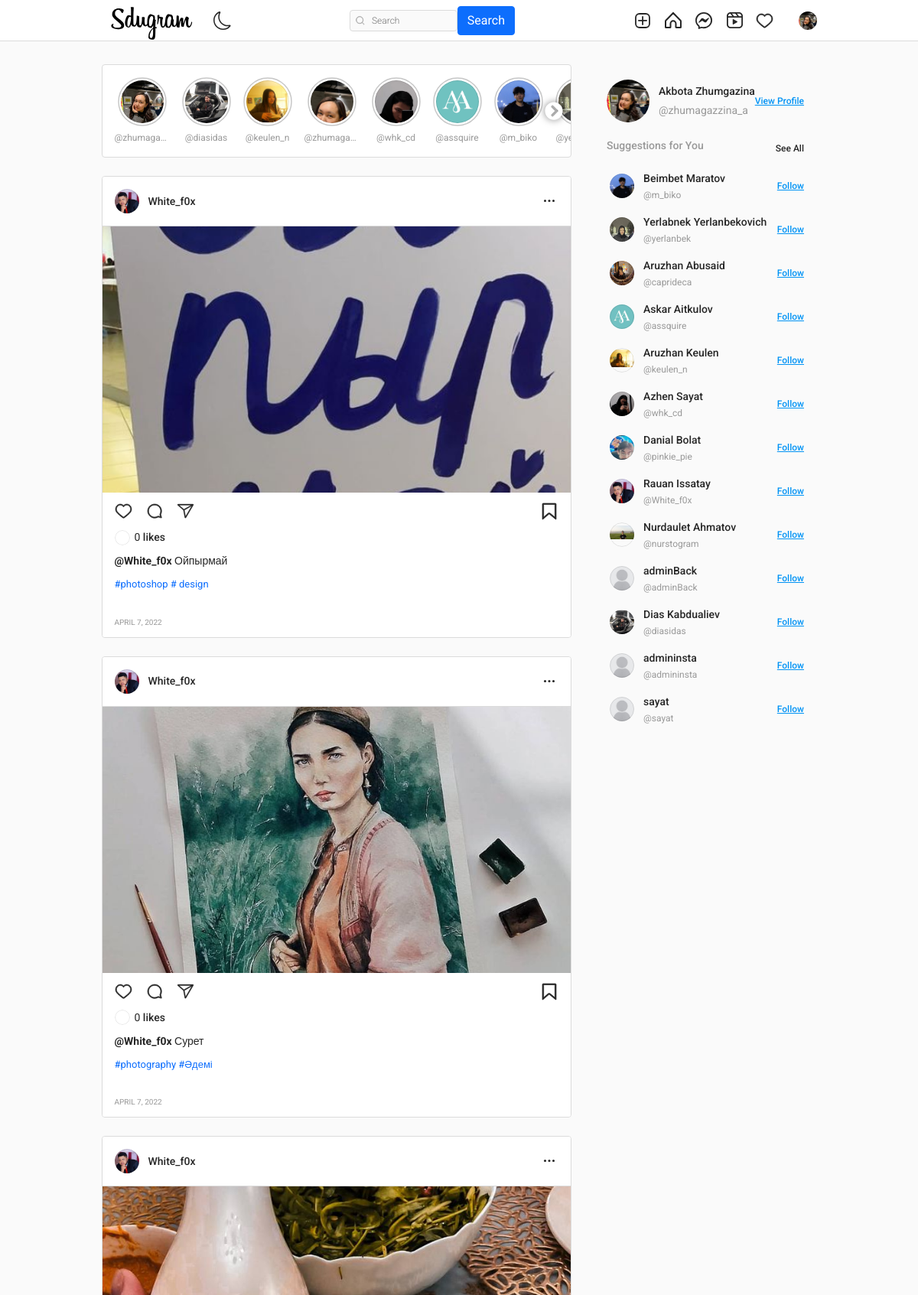
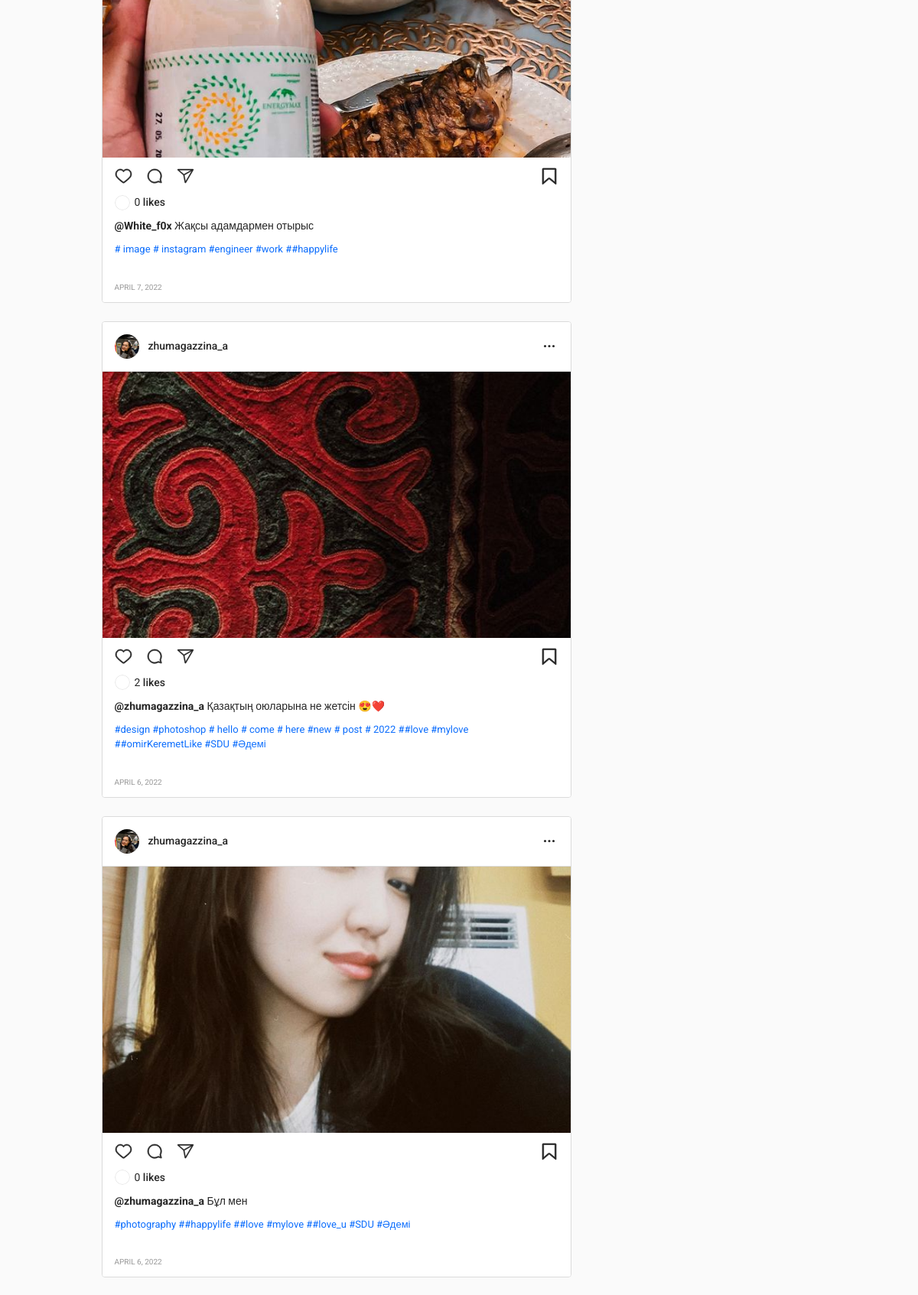
The app's page / (signed in, upper part) with its own data (2 pictures, top to bottom).
### authy/models.py (models this page shows, shortened)
class Profile(models.Model):
    user = models.OneToOneField(User, related_name='profile', on_delete=models.CASCADE)
    image = models.ImageField(upload_to="profile_pciture", null=True, default="default.jpg")
    first_name = models.CharField(max_length=200, null=True, blank=True)
    last_name = models.CharField(max_length=200, null=True, blank=True)
    bio = models.CharField(max_length=200, null=True, blank=True)
    location = models.CharField(max_length=200, null=True, blank=True)
    url = models.URLField(max_length=200, null=True, blank=True)
    favourite = models.ManyToManyField(Post, blank=True)

### post/models.py (models this page shows, shortened)
class Post(models.Model):
    id = models.UUIDField(primary_key=True, default=uuid.uuid4, editable=False)
    picture = models.ImageField(upload_to=user_directory_path, verbose_name="Picture")
    caption = models.CharField(max_length=10000, verbose_name="Caption")
    posted = models.DateField(auto_now_add=True)
    tags = models.ManyToManyField(Tag, related_name="tags")
    user = models.ForeignKey(User, on_delete=models.CASCADE)
    likes = models.IntegerField(default=0)

class Tag(models.Model):
    title = models.CharField(max_length=75, verbose_name='Tag')
    slug = models.SlugField(null=False, unique=True, default=uuid.uuid1)
    class Meta:
        verbose_name = 'Tag'
        verbose_name_plural = 'Tags'
    def get_absolute_url(self):
        return reverse('tags', args=[self.slug])
    def __str__(self):
        return self.title

### post/views.py (the view)
# urls.py: path('', index, name='index'),
@login_required
def index(request):
    user = request.user
    user = request.user
    all_users = User.objects.all()
    follow_status = Follow.objects.filter(following=user, follower=request.user).exists()
    profile = Profile.objects.all()
    posts = Stream.objects.filter(user=user)
    group_ids = []
    for post in posts:
        group_ids.append(post.post_id)
    post_items = Post.objects.filter(id__in=group_ids).all().order_by('-posted')
    query = request.GET.get('q')
    if query:
        users = User.objects.filter(Q(username__icontains=query))
        paginator = Paginator(users, 6)
        page_number = request.GET.get('page')
        users_paginator = paginator.get_page(page_number)
    context = {
        'post_items': post_items,
        'follow_status': follow_status,
        'profile': profile,
        'all_users': all_users,
    }
    return render(request, 'index.html', context)

### templates/index.html (shortened to what this page needs)
{% extends 'base.html' %}
{% load static %}
{% block content %}
    <main class="main-container">
        <section class="content-container">
            <div class="content">
                <div class="stories">
                    <div class="stories__content">
                        <button class="story">
                            <div class="story__avatar">
                                <div class="story__border">
                                </div>
                                <div class="story__picture">
                                    <img src="{{request.user.profile.image.url}}" style="width: 80px; height: 80px; object-fit: cover;">
                                </div>
                            </div>
                            <span class="story__user">@{{request.user.username}}</span>
                        </button>
                        <button class="story">
                            <div class="story__avatar">
                                <div class="story__border">
                                </div>
                                <div class="story__picture">
                                    <img src="{% static 'assets2/images/1.jpg' %}">
                                </div>
                            </div>
                            <span class="story__user">@diasidas</span>
                        </button>
                    <button class="story">
                            <div class="story__avatar">
                                <div class="story__border">
                                </div>
                                <div class="story__picture">
                                    <img src="{% static 'assets2/images/2.jpg' %}">
                                </div>
                            </div>
                            <span class="story__user">@keulen_n</span>
                        </button>
                        <button class="story">
                            <div class="story__avatar">
                                <div class="story__border">
                                </div>
                                <div class="story__picture">
                                    <img src="{% static 'assets2/images/3.jpg' %}" style="width: 100px; height: 100px; object-fit: cover;">
                                </div>
                            </div>
                            <span class="story__user">@zhumagazzina_a</span>
                        </button>
                        <button class="story">
                            <div class="story__avatar">
                                <div class="story__border">
                                </div>
                                <div class="story__picture">
                                    <img src="{% static 'assets2/images/4.jpg' %}" style="width: 100px; height: 100px; object-fit: cover;">
                                </div>
                            </div>
                            <span class="story__user">@whk_cd</span>
                        </button>
                         <button class="story">
                            <div class="story__avatar">
                                <div class="story__border">
                                </div>
                                <div class="story__picture">
                                    <img src="{% static 'assets2/images/5.jpg' %}">
                                </div>
                            </div>
                            <span class="story__user">@assquire</span>
                        </button>
                        <button class="story">
                            <div class="story__avatar">
                                <div class="story__border">
                                </div>
                                <div class="story__picture">
                                    <img src="{% static 'assets2/images/6.jpg' %}">
                                </div>
                            </div>
                            <span class="story__user">@m_biko</span>
                        </button>
                        <button class="story">
                            <div class="story__avatar">
                                <div class="story__border">
                                </div>
                                <div class="story__picture">
                                    <img src="{% static 'assets2/images/7.jpg' %}">
                                </div>
                            </div>
                            <span class="story__user">@yerlanbek</span>
                        </button>
                    </div>
                    <button class="stories__right-button">
                    </button>
                </div>
                <div class="posts">
                    {% for post in post_items %}
                    <article class="post">
                        <div class="post__header">
                                <div class="post__profile">
                                    {% if post.user.profile.image %}
                                    <a href="{{post.user.profile.image.url}}" class="post__avatar">
                                        <img src="{{post.user.profile.image.url}}" alt="User Picture">
                                    </a>
                                    {% endif %}
                                    <a href="{{post.user.username}}" class="post__user">{{ post.user.username }}</a>
                                </div>
                            <button class="post__more-options">
                                <svg width="24" height="24" viewBox="0 0 24 24" fill="none" xmlns="http://www.w3.org/2000/svg">
                                    <circle cx="6.5" cy="11.5" r="1.5" fill="var(--text-dark)"/>
                                    <circle cx="12" cy="11.5" r="1.5" fill="var(--text-dark)"/>
                                    <circle cx="17.5" cy="11.5" r="1.5" fill="var(--text-dark)"/>
                                </svg>
                            </button>
                        </div>
                        <div class="post__content">
                            <div class="post__medias">
                                <a href="{% url 'post-details' post.id %}"><img class="post__media" src="{{ post.picture.url }}" alt="Post Content" style="width: 700px; height: 348px; object-fit: cover;"></a>
                            </div>
                        </div>
                        <div class="post__footer">
                            <div class="post__buttons">
                                <a href="{% url 'like' post.id %}" class="post__button">
                                </a>
                                <button class="post__button">
                                </button>
                                <button class="post__button">
                                </button>
                                <a href="{% url 'favourite' post.id %}" class="post__button post__button--align-right">
                                </a>
                            </div>
                            <div class="post__infos">
                                <div class="post__likes">
                                    <a href="#" class="post__likes-avatar">
                                    </a>
                                    <span>{{post.likes}} <a class="post__name--underline" href="#">likes</a> <a href="#"></a></span>
                                </div>
                                <div class="post__description">
                                    <span>
                                        <a class="post__name--underline" href="#"><b>@{{post.user.username}}</b></a>
                                        {{post.caption}}
                                    </span>
                                </div>
                                <p style="font-size: 13px;">{% for tag in post.tags.all %}
                                    <a href="{{ tag.get_absolute_url }}" style="text-decoration: none;">
                                        #{{ tag }}
                                    </a>
                                    {% endfor %}
                                </p>
                                <span class="post__date-time">{{post.posted}}</span>
                            </div>
                        </div>
                    </article>
                    {% endfor %}
                </div>
            </div>
            <section class="side-menu">
                <div class="side-menu__user-profile">
                    <a href="https://github.com/leocosta1" target="_blank" class="side-menu__user-avatar">
                        <img src="{{ request.user.profile.image.url }}" alt="User Picture">
                    </a>
                    <div class="side-menu__user-info">
                        {% if user.profile.first_name %}
                        <a href="{{request.user.username}}">{{request.user.profile.first_name|title }} {{request.user.profile.last_name|title }}</a>
                        {% else %}
                        <a href="{{request.user.username}}">{{user.username}}</a>
                        {% endif %}
                        <span>@{{request.user.username}}</span>
                    </div>
                    <a class="side-menu__user-button">View Profile</a>
                </div>
                <div class="side-menu__suggestions-section">
                    <div class="side-menu__suggestions-header">
                        <h2>Suggestions for You</h2>
                        <button>See All</button>
                    </div>
                    <div class="side-menu__suggestions-content">
                        {% for user in all_users %}
                            {% if request.user.username != user.username %}
                            <div class="side-menu__suggestion">
                                <a href="{% url 'profile' user %}" class="side-menu__suggestion-avatar">
                                    <img src="{{user.profile.image.url}}" alt="User Picture">
                                </a>
                                <div class="side-menu__suggestion-info">
                                    {% if user.profile.first_name %}
                                    <a href="{% url 'profile' user %}">{{user.profile.first_name|title}} {{user.profile.last_name|title}}</a>
                                    {% else %}
                                    <a href="{% url 'profile' user %}">{{user.username}}</a>
                                    {% endif %}
                                    <span>@{{user.username}}</span>
                                </div>
                                {% if follow_status == True %}
                                <a href="{% url 'follow' user 0 %}" class="side-menu__suggestion-button">Follow</a>
                                {% else %}
                                <a href="{% url 'follow' user 1 %}" class="side-menu__suggestion-button">Follow</a>
                                {% endif %}
                            </div>
                            {% endif %}
                        {% endfor %}
                    </div>
                </div>
            </section>
{% endblock content %}

### templates/base.html (shortened to what this page needs)
{% load static %}
<!DOCTYPE html>
<html lang="en">
<head>
    <link rel="stylesheet" href="https://cdn.jsdelivr.net/npm/bootstrap-icons@1.8.1/font/bootstrap-icons.css">
    <link href="https://cdn.jsdelivr.net/npm/bootstrap@5.1.3/dist/css/bootstrap.min.css" rel="stylesheet">
    <link rel="stylesheet" type="text/css" href="{% static 'assets1/style.css' %}">
</head>
<body>
    <header class="header">
        <nav class="header__content">
            <div class="header__buttons">
                <a href="{% url 'index' %}" class="header__home">
                    <!DOCTYPE svg PUBLIC "-//W3C//DTD SVG 20010904//EN"
                     "http://www.w3.org/TR/2001/REC-SVG-20010904/DTD/svg10.dtd">
                </a>
                <button class="header__theme-button" title="Toggle Theme">
                </button>
            </div>
            <form action="{% url 'search-users' %}" method="GET">
                <div class="header__search">
                    <input type="text" placeholder="Search" name="q" value="{{ request.GET.q }}">
                    <button class="btn btn-primary" type="submit">Search</button>
                </div>
            </form>
            <div class="header__buttons header__buttons--desktop">
                <a href="{% url 'newpost' %}">
                </a>
                <a href="{% url 'index' %}">
                </a>
                <a href="{% url 'message' %}">
                </a>
                <a href="#">
                </a>
                <span>
                    <a href="{% url 'show-notification' %}">
                    </a>
                </span>
                <a href="">
                    <button class="profile-button">
                        <a href="{% url 'profile' request.user %}">
                            <div class="profile-button__picture">
                                <img src="{{request.user.profile.image.url}}" alt="User Picture">
                            </div>
                        </a>
                    </button>
                </a>
            </div>
        </nav>
    </header>
    {% block content %}
    {% endblock content %}
            </section>
    </main>
</body>
</html>

### records on screen
Post: user.profile.image (picture), user.username "White_f0x", picture (picture), likes "0", caption "Ойпырмай", posted "APRIL 7, 2022"
Tag: title "photoshop"
Tag: title "design"
Post: user.profile.image (picture), user.username "White_f0x", picture (picture), likes "0", caption "Сурет", posted "APRIL 7, 2022"
Tag: title "photography"
Tag: title "Әдемі"
Post: user.profile.image (picture), user.username "White_f0x", picture (picture), likes "0", caption "Жақсы адамдармен отырыс", posted "APRIL 7, 2022"
Tag: title "image"
Tag: title "instagram"
Tag: title "engineer"
Tag: title "work"
Tag: title "#happylife"
Post: user.profile.image (picture), user.username "zhumagazzina_a", picture (picture), likes "2", caption "Қазақтың оюларына не жетсін 😍❤️", posted "APRIL 6, 2022"
Tag: title "design"
Tag: title "hello"
Tag: title "come"
Tag: title "here"
Tag: title "new"
Tag: title "post"
Tag: title "2022"
Tag: title "#love #mylove"
Tag: title "#omirKeremetLike"
Tag: title "SDU"
Post: user.profile.image (picture), user.username "zhumagazzina_a", picture (picture), likes "0", caption "Бұл мен", posted "APRIL 6, 2022"
Tag: title "#love_u"

### other values on screen
{{ request.user.username }} "zhumaga…"
{{ request.user.profile.first_name|title }} "Akbota"
{{ request.user.profile.last_name|title }} "Zhumgazina"
{{ request.user.username }} "zhumagazzina_a"
{{ user.profile.first_name|title }} "Beimbet"
{{ user.profile.last_name|title }} "Maratov"
{{ user.username }} "m_biko"
{{ user.profile.first_name|title }} "Yerlabnek"
{{ user.profile.last_name|title }} "Yerlanbekovich"
{{ user.username }} "yerlanbek"
{{ user.profile.first_name|title }} "Aruzhan"
{{ user.profile.last_name|title }} "Abusaid"
{{ user.username }} "caprideca"
{{ user.profile.first_name|title }} "Askar"
{{ user.profile.last_name|title }} "Aitkulov"
